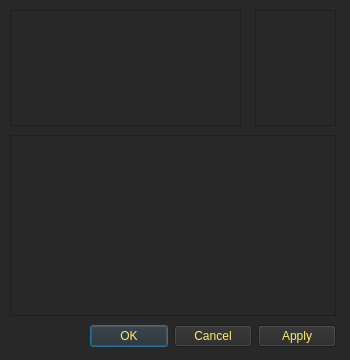
<?xml version="1.0" encoding="UTF-8"?>
<ui version="4.0">
 <class>Dialog_FluidSynthSelectProgram</class>
 <widget class="QDialog" name="Dialog_FluidSynthSelectProgram">
  <property name="windowModality">
   <enum>Qt::ApplicationModal</enum>
  </property>
  <property name="geometry">
   <rect>
    <x>0</x>
    <y>0</y>
    <width>350</width>
    <height>360</height>
   </rect>
  </property>
  <property name="font">
   <font>
    <pointsize>11</pointsize>
   </font>
  </property>
  <property name="windowTitle">
   <string>Select Fluid Synth Program</string>
  </property>
  <property name="windowOpacity">
   <double>1.000000000000000</double>
  </property>
  <property name="toolTip">
   <string>&lt;html&gt;&lt;head/&gt;&lt;body&gt;&lt;p&gt;&lt;span style=&quot; color:#0055ff;&quot;&gt;Select Fluid Synth Prorams&lt;/span&gt;&lt;/p&gt;&lt;/body&gt;&lt;/html&gt;</string>
  </property>
  <property name="styleSheet">
   <string notr="true">color: rgb(255, 238, 102);
background-color: rgb(40, 40, 40);</string>
  </property>
  <widget class="QScrollArea" name="scrollArea_dialogFluidSelectProgram_soundfonts">
   <property name="geometry">
    <rect>
     <x>10</x>
     <y>10</y>
     <width>231</width>
     <height>116</height>
    </rect>
   </property>
   <property name="widgetResizable">
    <bool>true</bool>
   </property>
   <widget class="QWidget" name="scrollAreaWidgetContents_2">
    <property name="geometry">
     <rect>
      <x>0</x>
      <y>0</y>
      <width>229</width>
      <height>114</height>
     </rect>
    </property>
   </widget>
  </widget>
  <widget class="QScrollArea" name="scrollArea_dialogFluidSelectProgram_banks">
   <property name="geometry">
    <rect>
     <x>255</x>
     <y>10</y>
     <width>81</width>
     <height>116</height>
    </rect>
   </property>
   <property name="widgetResizable">
    <bool>true</bool>
   </property>
   <widget class="QWidget" name="scrollAreaWidgetContents">
    <property name="geometry">
     <rect>
      <x>0</x>
      <y>0</y>
      <width>79</width>
      <height>114</height>
     </rect>
    </property>
   </widget>
  </widget>
  <widget class="QScrollArea" name="scrollArea_dialogFluidSelectProgram_presets">
   <property name="geometry">
    <rect>
     <x>10</x>
     <y>135</y>
     <width>326</width>
     <height>181</height>
    </rect>
   </property>
   <property name="widgetResizable">
    <bool>true</bool>
   </property>
   <widget class="QWidget" name="scrollAreaWidgetContents_3">
    <property name="geometry">
     <rect>
      <x>0</x>
      <y>0</y>
      <width>324</width>
      <height>179</height>
     </rect>
    </property>
   </widget>
  </widget>
  <widget class="QDialogButtonBox" name="buttonBox_dialog_selectProgram">
   <property name="geometry">
    <rect>
     <x>90</x>
     <y>325</y>
     <width>246</width>
     <height>23</height>
    </rect>
   </property>
   <property name="standardButtons">
    <set>QDialogButtonBox::Apply|QDialogButtonBox::Cancel|QDialogButtonBox::Ok</set>
   </property>
  </widget>
 </widget>
 <resources/>
 <connections/>
</ui>
